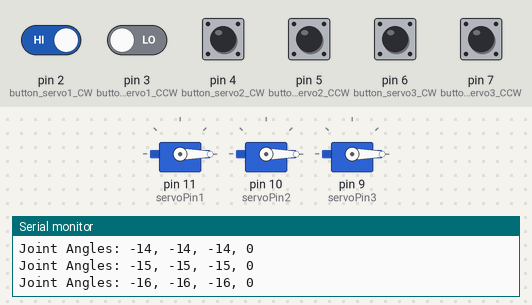
Bench run of a sketch on a simulated Arduino Uno, built with avr-gcc and run on an emulated ATmega328P. Shown: 3 × servo, the last lines printed to the serial monitor. The test bench sets the inputs (shaded band); at power-on: pin 2 (button_servo1_CW), pin 4 (button_servo2_CW), pin 6 (button_servo3_CW) HIGH, pin 3 (button_servo1_CCW), pin 5 (button_servo2_CCW), pin 7 (button_servo3_CCW) LOW.

Above: at 1.2 s.
1.3 s: pin 2 (button_servo1_CW) driven LOW and pin 3 (button_servo1_CCW) driven HIGH
At 4.05 s:
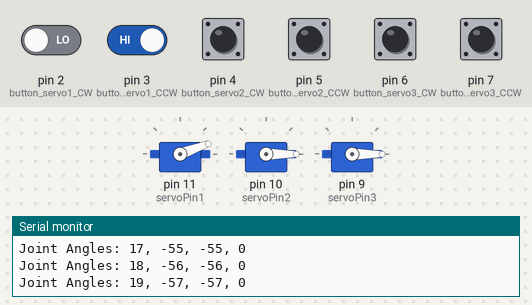
4.3 s: pin 2 (button_servo1_CW) driven HIGH
7.3 s: pin 2 (button_servo1_CW) driven LOW
At 8.44 s:
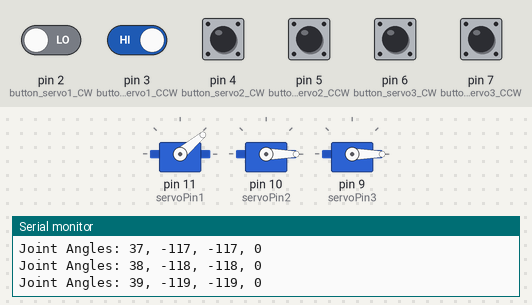
10.3 s: pin 3 (button_servo1_CCW) driven LOW
At 10.3 s:
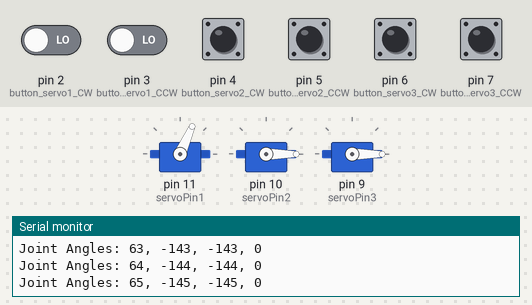
11.8 s: pin 3 (button_servo1_CCW) driven HIGH
At 21.1 s:
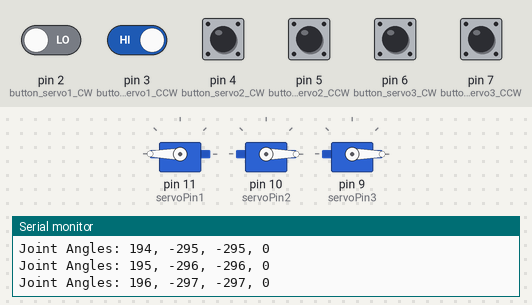
Timing chart, 0 to 22.6 s (numbered marks = the images above; inputs shaded):
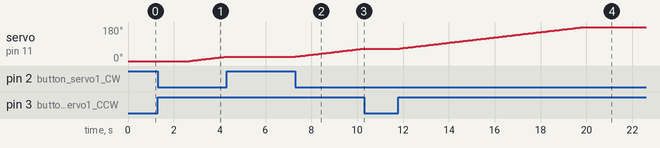

Measured:
- after the input at 1.3 s, servo on pin 11 (servoPin1): moves from 0° to 23° over 1.6 s, starting after 1.4 s
- after the input at 4.3 s, servo on pin 11 (servoPin1): stays 23° (without the input it goes to 24° after 0.02 s)
- after the input at 7.3 s, servo on pin 11 (servoPin1): moves from 23° to 66° over 3.0 s, starting at once
- after the input at 10.3 s, servo on pin 11 (servoPin1): stays 66° (without the input it goes to 67° after 0.06 s)
- after the input at 11.8 s, servo on pin 11 (servoPin1): moves from 66° to 180° over 8.0 s, starting after 0.05 s

The sketch:

Mechatronics_PJ.ino
```cpp
#include <Servo.h>

// サーボモータのピン番号
const int servoPin1 = 11;
const int servoPin2 = 10;
const int servoPin3 = 9;
//const int servoPin4 = 5;

// ホールセンサ(テスト時はスイッチで代用）のピン番号
const int button_servo1_CW = 2; //ホールセンサ使用時はアナログピン
const int button_servo1_CCW = 3;
const int button_servo2_CW = 4;
const int button_servo2_CCW = 5;
const int button_servo3_CW = 6;
const int button_servo3_CCW = 7;
//const int button_servo4_CW = ;
//const int button_servo4_CCW = ;


// サーボモータの初期角
int initialAngle1 = 0;//ちゃんと決定したほうがいい
int initialAngle2 = 0;
int initialAngle3 = 0;
int initialAngle4 = 0;

// サーボモータの回転角度の範囲（たぶん制約がいる）
int minAngle = 0;
int maxAngle = 180;

// ホールセンサの値の範囲(使うとき用)
//const int minSensorValue = 0;
//const int maxSensorValue = 4098; //12bitだから

// サーボオブジェクトの宣言
Servo servo1;
Servo servo2;
Servo servo3;
Servo servo4;

// 関数のプロトタイプ宣言
void calculateInverseKinematics(int sensorValue1, int sensorValue2, int sensorValue3, int sensorValue4);
int mapSensorValueToAngle(int sensorValue, int minSensorValue, int maxSensorValue, int minAngle, int maxAngle);
int pmax = 2400;
int pmin = 10;
int S_angle1;
int S_angle2;
int S_angle3;
int S_angle4;


void setup() {
  // シリアル通信の開始
  Serial.begin(9600);

  // サーボモータのピンを出力モードに設定
  pinMode(servoPin1, OUTPUT);
  pinMode(servoPin2, OUTPUT);
  pinMode(servoPin3, OUTPUT);
  //pinMode(servoPin4, OUTPUT);

  // サーボオブジェクトにピン番号を割り当て
  servo1.attach(servoPin1,pmin,pmax);
  servo2.attach(servoPin2,pmin,pmax);
  servo3.attach(servoPin3,pmin,pmax);
  //servo4.attach(servoPin4,pmin,pmax);

  // サーボモータの初期角度を設定
  servo1.write(initialAngle1);
  servo2.write(initialAngle2);
  servo3.write(initialAngle3);
  //servo4.write(initialAngle4);

  S_angle1 = initialAngle1;
  S_angle2 = initialAngle2;
  S_angle3 = initialAngle3;
  S_angle4 = initialAngle4;
}


void loop() {
  //スイッチの動作
  if(digitalRead(button_servo1_CW) == 0){
    if(digitalRead(button_servo1_CCW) == 1){
    S_angle1 += 1;}
  }
  if(digitalRead(button_servo1_CCW) == 0){
    if(digitalRead(button_servo1_CW) == 1){
    S_angle1 -= 1;}
  }
  if(digitalRead(button_servo2_CW) == 0){
    if(digitalRead(button_servo2_CCW) == 1){
    S_angle2 += 1;}
  }
  if(digitalRead(button_servo2_CCW) == 0){
    if(digitalRead(button_servo2_CW) == 1){
    S_angle2 -= 1;}
  }
  if(digitalRead(button_servo3_CW) == 0){
    if(digitalRead(button_servo3_CCW) == 1){
    S_angle3 += 1;}
  }
  if(digitalRead(button_servo3_CCW) == 0){
    if(digitalRead(button_servo3_CW) == 1){
    S_angle3 -= 1;}
  }


  /* ホールセンサからの入力値を読み取る
  int sensorValue1 = analogead(hallSensorPin1);　//たぶんこの辺でノイズが乗る。フィルタがいるかもしれない（ソフト的に？ハード的に？）
  int sensorValue2 = analogRead(hallSensorPin2);
  int sensorValue3 = analogRead(hallSensorPin3);
  int sensorValue4 = analogRead(hallSensorPin4);

  // 逆運動学の計算と関節角度の決定
  calculateInverseKinematics(sensorValue1, sensorValue2, sensorValue3, sensorValue4);　//

  // 一定の遅延を挿入してサーボモータを更新
  delay(100);
}

void calculateInverseKinematics(int sensorValue1, int sensorValue2, int sensorValue3, int sensorValue4) {
  // ホールセンサの値から角度をもとめる：比例関係なのでmap関数でダウンスケール（ただし、今回は単純なアームロボットじゃないのでこの辺改良要）
  int angle1 = mapSensorValueToAngle(sensorValue1, minSensorValue, maxSensorValue, minAngle, maxAngle);
  int angle2 = mapSensorValueToAngle(sensorValue2, minSensorValue, maxSensorValue, minAngle, maxAngle);
  int angle3 = mapSensorValueToAngle(sensorValue3, minSensorValue, maxSensorValue, minAngle, maxAngle);
  int angle4 = mapSensorValueToAngle(sensorValue4, minSensorValue, maxSensorValue, minAngle, maxAngle);
*/

  // サーボモータに角度をセット
  servo1.write(S_angle1);
  servo2.write(S_angle2);
  servo3.write(S_angle3);
  servo4.write(S_angle4);
  delay(70);

  // 関節角度をシリアルモニタに表示（デバッグ用）
  Serial.print("Joint Angles: ");
  Serial.print(S_angle1);
  Serial.print(", ");
  Serial.print(S_angle2);
  Serial.print(", ");
  Serial.print(S_angle3);
  Serial.print(", ");
  Serial.println(S_angle4);
}

int mapSensorValueToAngle(int sensorValue, int minSensorValue, int maxSensorValue, int minAngle, int maxAngle) {
  // ホールセンサの値を関節角度の範囲にマッピング
  return map(sensorValue, minSensorValue, maxSensorValue, minAngle, maxAngle); //まだ使ってない
}
```
